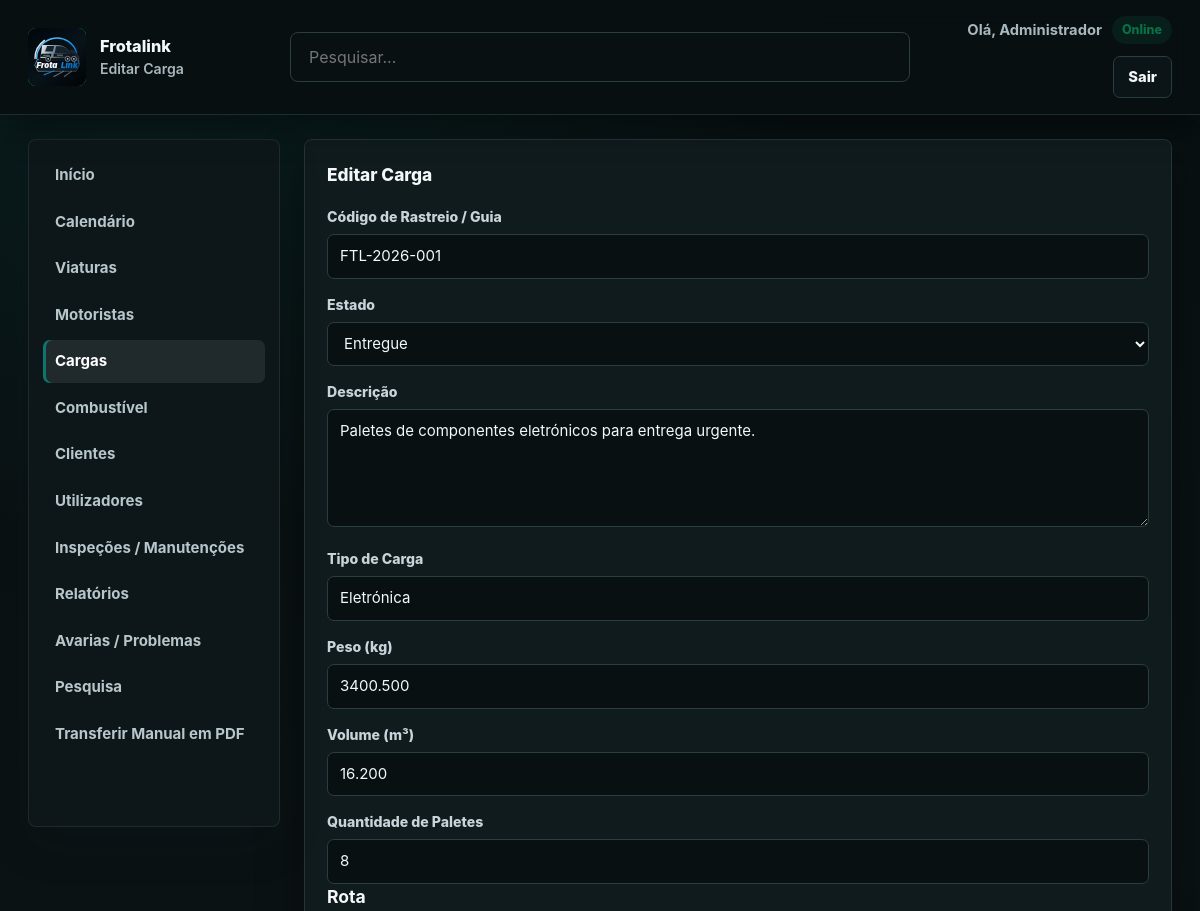
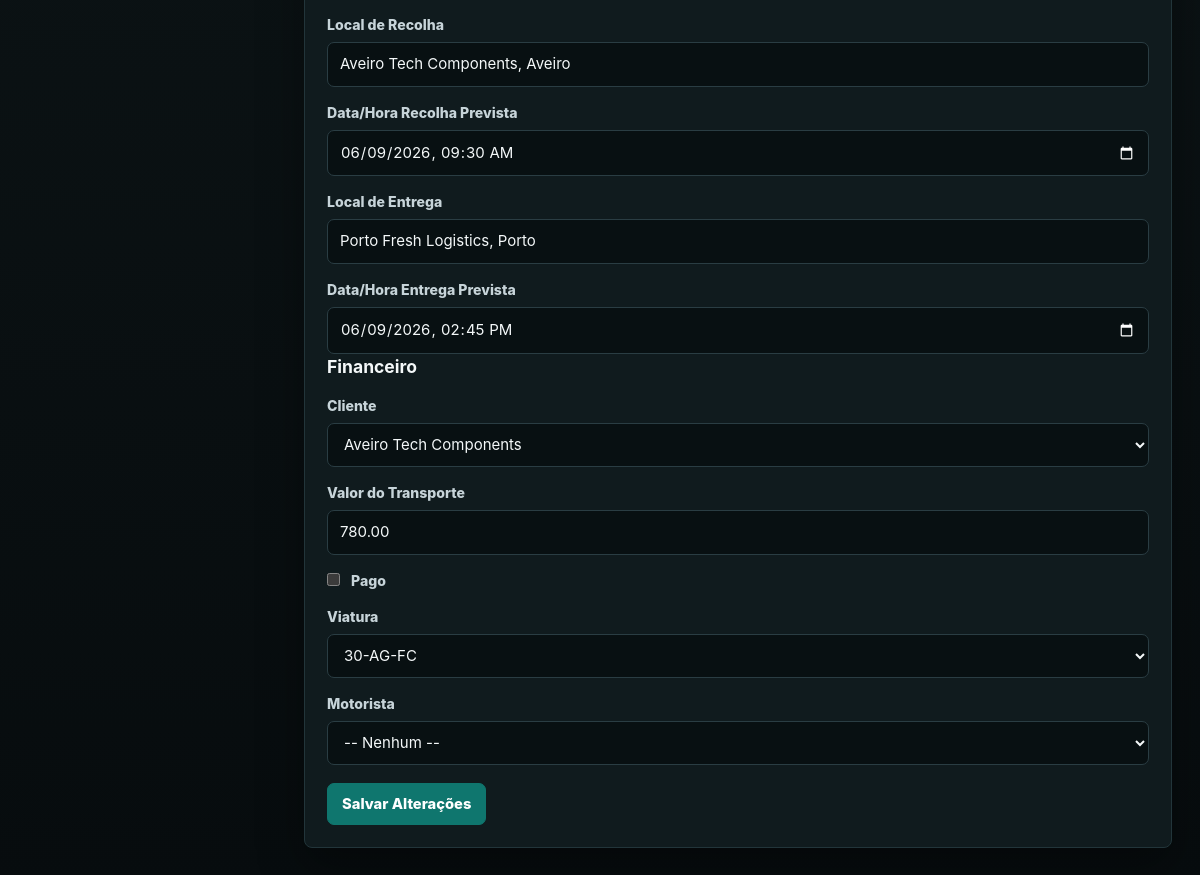
Page /frotas/cargas_editar.php?id=2 (signed in) on the committed database (2 pictures, top to bottom).
### tables this page shows
CREATE TABLE `cargas` (
  `id` int(11) NOT NULL,
  `codigo_rastreio` varchar(100) DEFAULT NULL,
  `estado_carga` enum('Pendente','Em Trânsito','Entregue','Cancelada') NOT NULL DEFAULT 'Pendente',
  `descricao` text DEFAULT NULL,
  `tipo_carga` varchar(100) DEFAULT NULL,
  `peso_kg` decimal(12,3) DEFAULT 0.000,
  `volume_m3` decimal(12,3) DEFAULT 0.000,
  `quantidade_paletes` int(11) DEFAULT 0,
  `local_recolha` varchar(255) DEFAULT NULL,
  `data_hora_recolha_prevista` datetime DEFAULT NULL,
  `data_hora_recolha_real` datetime DEFAULT NULL,
  `local_entrega` varchar(255) DEFAULT NULL,
  `data_hora_entrega_prevista` datetime DEFAULT NULL,
  `data_hora_entrega_real` datetime DEFAULT NULL,
  `cliente_id` int(11) DEFAULT NULL,
  `valor_transporte` decimal(12,2) DEFAULT 0.00,
  `pago` tinyint(1) DEFAULT 0,
  `viatura_id` int(11) DEFAULT NULL,
  `motorista_id` int(11) DEFAULT NULL,
  `created_at` timestamp NOT NULL DEFAULT current_timestamp()
);

CREATE TABLE `clientes` (
  `id` int(11) NOT NULL,
  `tipo_cliente` enum('Física','Jurídica') NOT NULL DEFAULT 'Física',
  `nome` varchar(255) NOT NULL,
  `responsavel_contacto` varchar(255) DEFAULT NULL,
  `nif_nipc` varchar(100) NOT NULL,
  `morada_fiscal` varchar(255) DEFAULT NULL,
  `codigo_postal` varchar(50) DEFAULT NULL,
  `localidade` varchar(100) DEFAULT NULL,
  `pais` varchar(100) DEFAULT NULL,
  `telefone` varchar(50) DEFAULT NULL,
  `email` varchar(255) DEFAULT NULL,
  `website` varchar(255) DEFAULT NULL,
  `limite_credito` decimal(12,2) DEFAULT 0.00,
  `prazo_pagamento_dias` int(11) DEFAULT 30,
  `estado_cliente` enum('Ativo','Bloqueado','Inativo') NOT NULL DEFAULT 'Ativo',
  `created_at` timestamp NOT NULL DEFAULT current_timestamp(),
  `lat` decimal(10,7) DEFAULT NULL,
  `lon` decimal(10,7) DEFAULT NULL
);

CREATE TABLE `veiculos` (
  `id` int(11) NOT NULL,
  `matricula` varchar(20) NOT NULL,
  `modelo` varchar(100) NOT NULL,
  `status` enum('ativo','em_manutencao','ocioso') NOT NULL DEFAULT 'ativo',
  `km_total` int(11) NOT NULL DEFAULT 0,
  `consumo_medio` decimal(4,1) NOT NULL DEFAULT 0.0,
  `lat` decimal(10,7) DEFAULT NULL,
  `lon` decimal(10,7) DEFAULT NULL,
  `updated_at` timestamp NOT NULL DEFAULT current_timestamp() ON UPDATE current_timestamp()
);

### frotas/cargas_editar.php (the view, shortened to what this page needs)
<?php
$id = isset($_GET['id']) ? (int) $_GET['id'] : 0;
$conn = getDbConnection();
$stmt = $conn->prepare('SELECT codigo_rastreio, estado_carga, descricao, tipo_carga, peso_kg, volume_m3, quantidade_paletes, local_recolha, data_hora_recolha_prevista, data_hora_recolha_real, local_entrega, data_hora_entrega_prevista, data_hora_entrega_real, cliente_id, valor_transporte, pago, viatura_id, motorista_id FROM cargas WHERE id = ? LIMIT 1');
$stmt->bind_param('i', $id);
$stmt->execute();
$stmt->bind_result($codigo_rastreio, $estado_carga, $descricao, $tipo_carga, $peso_kg, $volume_m3, $quantidade_paletes, $local_recolha, $data_hora_recolha_prevista, $data_hora_recolha_real, $local_entrega, $data_hora_entrega_prevista, $data_hora_entrega_real, $cliente_id, $valor_transporte, $pago, $viatura_id, $motorista_id);
$veiculosRes = $conn->query('SELECT id, matricula FROM veiculos ORDER BY id DESC');
$clientesRes = $conn->query('SELECT id, nome FROM clientes ORDER BY nome ASC');
?>
<!DOCTYPE html>
<html lang="pt-PT">
<head>
    <link rel="stylesheet" href="layout.css">
</head>
<body class="dashboard-page">
    <header class="topbar">
        <div class="brand">
            <button type="button" class="brand-logo" onclick="window.location.href='index.php'" aria-label="Página principal"><img src="assets/logo.svg" alt="Frotalink"></button>
            <div>
                <p class="brand-title">Frotalink</p>
                <span class="brand-subtitle">Editar Carga</span>
            </div>
        </div>
        <form class="topbar-search" method="get" action="pesquisa.php"><input type="search" name="q" placeholder="Pesquisar..." aria-label="Pesquisar"></form>
        <div class="topbar-actions">
            <div class="topbar-stats">
                <span>Olá, <?php echo htmlspecialchars($_SESSION['user']); ?></span>
                <span class="status-pill status-active">Online</span>
            </div>
            <a class="button secondary" href="logout.php">Sair</a>
        </div>
    </header>
    <div class="page-layout">
        <?php include 'sidebar.php'; ?>
        <main class="dashboard-content">
            <section class="widget">
                <div class="widget-header">
                    <h2>Editar Carga</h2>
                </div>
                <form method="post" action="cargas_editar.php?id=<?php echo urlencode($id); ?>">
                    <label for="codigo_rastreio">Código de Rastreio / Guia</label>
                    <input type="text" id="codigo_rastreio" name="codigo_rastreio" value="<?php echo htmlspecialchars($codigo_rastreio); ?>" required>
                    <label for="estado_carga">Estado</label>
                    <select id="estado_carga" name="estado_carga">
                        <option value="Entregue" <?php echo $estado_carga === 'Entregue' ? 'selected' : ''; ?>>Entregue</option>
                    </select>
                    <label for="descricao">Descrição</label>
                    <textarea id="descricao" name="descricao"><?php echo htmlspecialchars($descricao); ?></textarea>
                    <label for="tipo_carga">Tipo de Carga</label>
                    <input type="text" id="tipo_carga" name="tipo_carga" value="<?php echo htmlspecialchars($tipo_carga); ?>">
                    <label for="peso_kg">Peso (kg)</label>
                    <input type="number" step="0.01" id="peso_kg" name="peso_kg" value="<?php echo htmlspecialchars($peso_kg); ?>">
                    <label for="volume_m3">Volume (m³)</label>
                    <input type="number" step="0.001" id="volume_m3" name="volume_m3" value="<?php echo htmlspecialchars($volume_m3); ?>">
                    <label for="quantidade_paletes">Quantidade de Paletes</label>
                    <input type="number" id="quantidade_paletes" name="quantidade_paletes" value="<?php echo htmlspecialchars($quantidade_paletes); ?>">
                    <h3>Rota</h3>
                    <label for="local_recolha">Local de Recolha</label>
                    <input type="text" id="local_recolha" name="local_recolha" value="<?php echo htmlspecialchars($local_recolha); ?>">
                    <label for="data_hora_recolha_prevista">Data/Hora Recolha Prevista</label>
                    <input type="datetime-local" id="data_hora_recolha_prevista" name="data_hora_recolha_prevista" value="<?php echo htmlspecialchars($data_hora_recolha_prevista); ?>">
                    <label for="local_entrega">Local de Entrega</label>
                    <input type="text" id="local_entrega" name="local_entrega" value="<?php echo htmlspecialchars($local_entrega); ?>">
                    <label for="data_hora_entrega_prevista">Data/Hora Entrega Prevista</label>
                    <input type="datetime-local" id="data_hora_entrega_prevista" name="data_hora_entrega_prevista" value="<?php echo htmlspecialchars($data_hora_entrega_prevista); ?>">
                    <h3>Financeiro</h3>
                    <label for="cliente_id">Cliente</label>
                    <select id="cliente_id" name="cliente_id">
                        <?php if ($clientesRes): while ($cl = $clientesRes->fetch_assoc()): ?>
                            <option value="<?php echo $cl['id']; ?>" <?php echo $cliente_id == $cl['id'] ? 'selected' : ''; ?>><?php echo htmlspecialchars($cl['nome']); ?></option>
                        <?php endwhile; endif; ?>
                    </select>
                    <label for="valor_transporte">Valor do Transporte</label>
                    <input type="number" step="0.01" id="valor_transporte" name="valor_transporte" value="<?php echo htmlspecialchars($valor_transporte); ?>">
                    <label><input type="checkbox" name="pago" <?php echo $pago ? 'checked' : ''; ?>> Pago</label>
                    <label for="viatura_id">Viatura</label>
                    <select id="viatura_id" name="viatura_id">
                        <?php if ($veiculosRes): while ($v = $veiculosRes->fetch_assoc()): ?>
                            <option value="<?php echo $v['id']; ?>" <?php echo $viatura_id == $v['id'] ? 'selected' : ''; ?>><?php echo htmlspecialchars($v['matricula']); ?></option>
                        <?php endwhile; endif; ?>
                    </select>
                    <label for="motorista_id">Motorista</label>
                    <select id="motorista_id" name="motorista_id">
                        <option value="">-- Nenhum --</option>
                    </select>
                    <button type="submit" class="button">Salvar Alterações</button>
                </form>
            </section>
        </main>
    </div>
</body>
</html>

### rows in the picture
cargas: codigo_rastreio "FTL-2026-001", estado_carga "Entregue", descricao "Paletes de componentes eletrónicos para entrega urgente.", tipo_carga "Eletrónica", peso_kg "3400.500", volume_m3 "16.200", quantidade_paletes "8", local_recolha "Aveiro Tech Components, Aveiro", data_hora_recolha_prevista "06/09/2026 09:30", local_entrega "Porto Fresh Logistics, Porto", data_hora_entrega_prevista "06/09/2026 14:45", cliente_id "Aveiro Tech Components", valor_transporte "780.00", viatura_id "30-AG-FC"

### other values in the picture
$_SESSION['user'] "Administrador"
